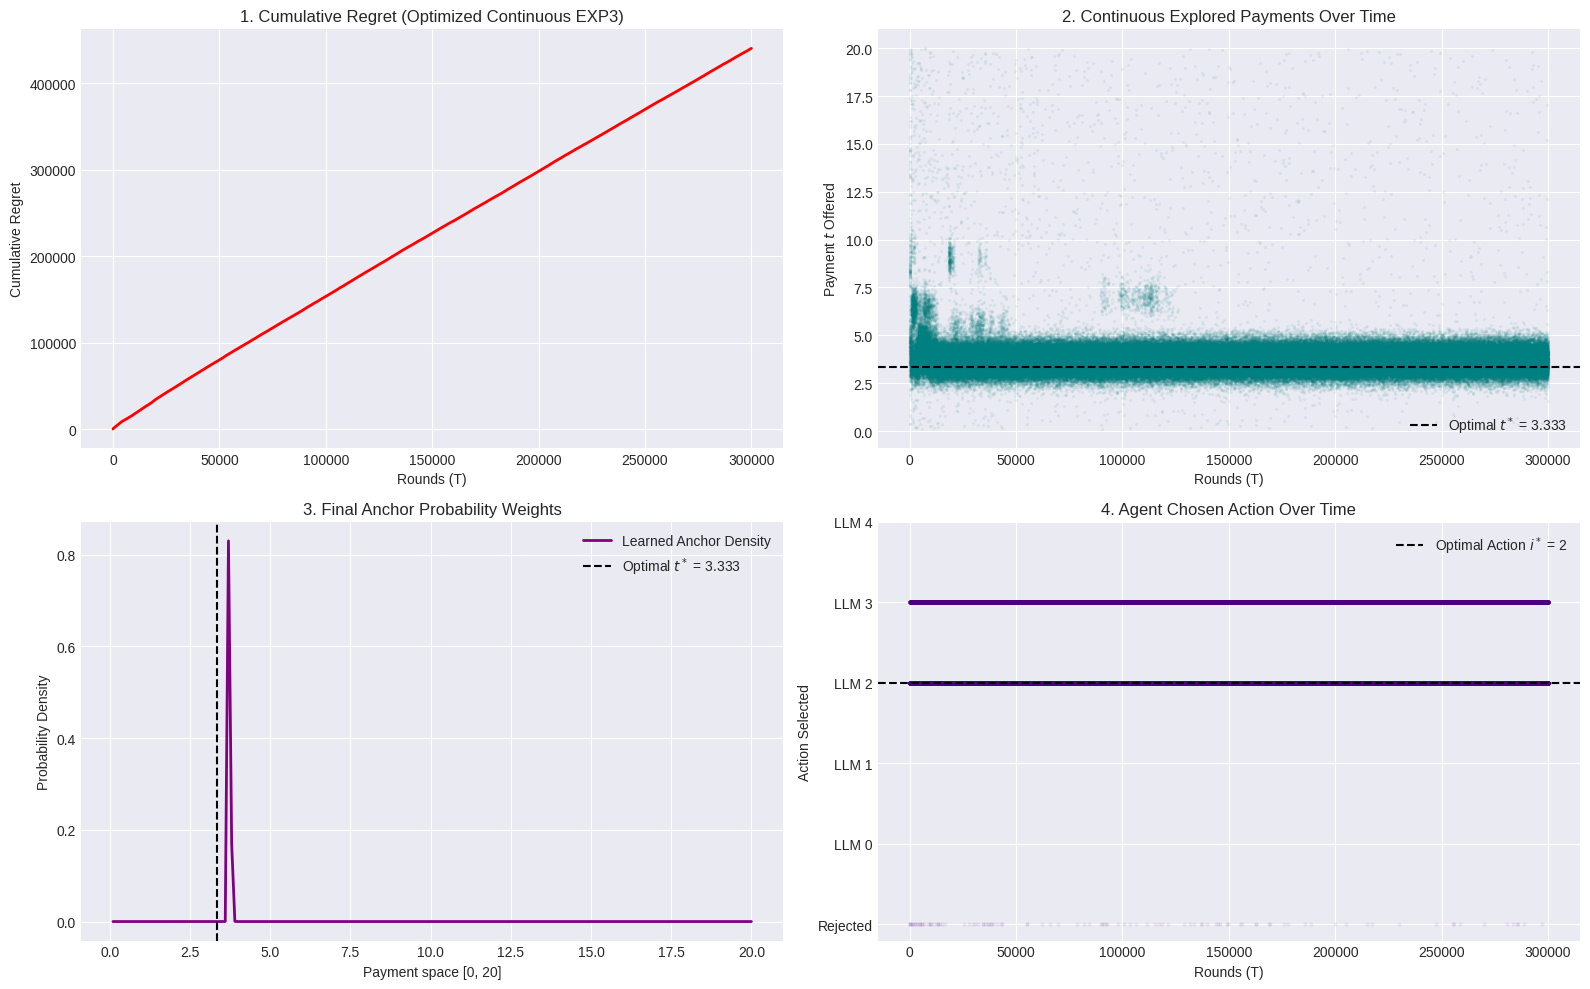

Generate this figure with Python:
import numpy as np
import matplotlib.pyplot as plt
from scipy.stats import norm

# ==========================================
# 1. Environment Setup (Ground Truth)
# ==========================================
q_true = np.array([0.95, 0.80, 0.70, 0.40, 0.90])
c = np.array([17.10, 4.00, 1.40, 0.40, 10.80])
R = 20.0
K_llms = len(q_true)

# Theoretical Optimal Values
optimal_principal_utilities = q_true * R - c
i_star = np.argmax(optimal_principal_utilities)
t_star = 3.333
V_star = q_true[i_star] * (R - t_star)

# ==========================================
# 2. Continuous EXP3 Initialization (Fixed Memory)
# ==========================================
T = 300000
M = 200 # Number of "Anchor Points" to bound memory usage

# We maintain weights for fixed anchors, NOT an infinite history list
anchors = np.linspace(0.1, R, M)
log_w = np.zeros(M)

# Hyperparameters
sigma_explore = 0.5   # How wide we search around an anchor
sigma_update = 0.2    # How wide the reward "splashes" onto nearby anchors

history_t = np.zeros(T)
history_regret = np.zeros(T)
history_i_agent = np.zeros(T)
cumulative_regret = 0.0

# ==========================================
# 3. Optimized Continuous Learning Loop
# ==========================================
for step in range(T):
    round_num = step + 1

    # 1. Decaying hyperparameters (This fixes the Linear Regret!)
    # Gamma shrinks over time, forcing exploitation
    gamma_t = min(1.0, 2.0 / np.sqrt(round_num))
    eta_t = min(0.5, 2.0 / np.sqrt(round_num))

    # 2. Calculate stable weights for our anchors
    max_log = np.max(log_w)
    weights = np.exp(log_w - max_log)
    weights /= np.sum(weights)

    # 3. Select a Continuous Payment t
    if np.random.rand() < gamma_t:
        # Uniform Exploration
        t = np.random.uniform(0.1, R)
    else:
        # Kernel Exploitation: Pick an anchor based on weight, add continuous noise
        base_idx = np.random.choice(M, p=weights)
        t = np.random.normal(anchors[base_idx], sigma_explore)
        t = np.clip(t, 0.1, R)

    # 4. Calculate the Probability Density of picking this exact t
    uniform_density = gamma_t / (R - 0.1)
    kde_density = (1 - gamma_t) * np.sum(weights * norm.pdf(t, loc=anchors, scale=sigma_explore))
    p_t = uniform_density + kde_density

    # 5. Agent makes a hidden decision
    agent_utilities = q_true * t - c
    if np.max(agent_utilities) < 0:
        i_agent = -1
        success = False
    else:
        i_agent = np.argmax(agent_utilities)
        success = np.random.rand() < q_true[i_agent]

    # 6. Observe reward and apply Importance Sampling
    actual_reward = (R - t) if success else 0.0
    scaled_reward = (actual_reward / R) / p_t

    # 7. Anchor Point Kernel Update (This fixes the Memory Crash!)
    # We update all 200 anchors based on how close they are to 't'
    kernel_distances = np.exp(-((anchors - t)**2) / (2 * sigma_update**2))
    log_w += eta_t * scaled_reward * kernel_distances

    # 8. Regret Tracking
    expected_reward = q_true[i_agent] * (R - t) if i_agent != -1 else 0.0
    cumulative_regret += (V_star - expected_reward)

    history_t[step] = t
    history_regret[step] = cumulative_regret
    history_i_agent[step] = i_agent

# ==========================================
# 4. Plotting Results
# ==========================================
plt.figure(figsize=(16, 10))
plt.style.use('seaborn-v0_8-darkgrid')

plt.subplot(2, 2, 1)
plt.plot(history_regret, color='red', linewidth=2)
plt.title('1. Cumulative Regret (Optimized Continuous EXP3)')
plt.xlabel('Rounds (T)')
plt.ylabel('Cumulative Regret')

plt.subplot(2, 2, 2)
plt.scatter(range(T), history_t, alpha=0.05, s=2, color='teal')
plt.axhline(y=t_star, color='black', linestyle='--', label=f'Optimal $t^*$ = {t_star}')
plt.title('2. Continuous Explored Payments Over Time')
plt.xlabel('Rounds (T)')
plt.ylabel('Payment $t$ Offered')
plt.legend()

plt.subplot(2, 2, 3)
max_log = np.max(log_w)
final_weights = np.exp(log_w - max_log)
final_weights /= np.sum(final_weights)
plt.plot(anchors, final_weights, color='purple', linewidth=2, label='Learned Anchor Density')
plt.axvline(x=t_star, color='black', linestyle='--', label=f'Optimal $t^*$ = {t_star}')
plt.title('3. Final Anchor Probability Weights')
plt.xlabel('Payment space [0, 20]')
plt.ylabel('Probability Density')
plt.legend()

plt.subplot(2, 2, 4)
plt.scatter(range(T), history_i_agent, alpha=0.05, s=5, color='indigo')
plt.axhline(y=i_star, color='black', linestyle='--', label=f'Optimal Action $i^*$ = {i_star}')
plt.yticks(range(-1, K_llms), ['Rejected'] + [f'LLM {i}' for i in range(K_llms)])
plt.title('4. Agent Chosen Action Over Time')
plt.xlabel('Rounds (T)')
plt.ylabel('Action Selected')
plt.legend()

plt.tight_layout()
plt.show()

best_t = anchors[np.argmax(final_weights)]
print(f"Algorithm Peak Density is near: {best_t:.3f}")
print(f"Theoretical Optimal Payment:    {t_star:.3f}")
